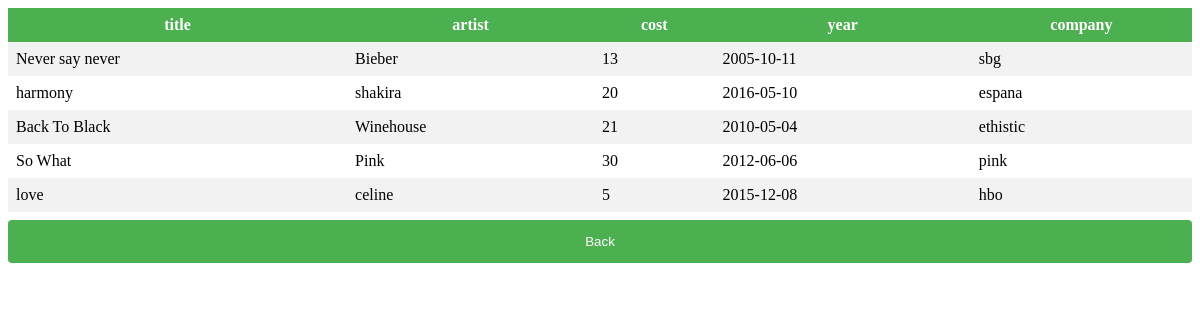
/pop.php, run on the app's committed database.
### tables this page shows
CREATE TABLE `pop` (
  `title` text NOT NULL,
  `artist` text NOT NULL,
  `year` date NOT NULL,
  `company` text NOT NULL,
  `cost` varchar(11) NOT NULL,
  `category` text NOT NULL
);

### pop.php (the view, shortened to what this page needs)
<html>
      <head>
            </head>
<body>
<?php
 $con = mysqli_connect("localhost", "root", "", "cd");
 $sql = "SELECT title,artist,year,company,cost FROM pop";
$result = mysqli_query($con, $sql);
?>
   <table cellpadding="2" cellspacing="2" border="0">
        <tr>
            <th>title</th>
            <th>artist</th>
            <th>cost</th>
            <th>year</th>
            <th>company</th>
       </tr>
        <?php
   if (mysqli_num_rows($result) > 0) {
    while($row = mysqli_fetch_assoc($result)) {
  ?>
     <tr>
            <td><?php echo $row["title"]; ?></td>
            <td><?php echo $row["artist"]; ?></td>
            <td><?php echo $row["cost"]; ?></td>
            <td><?php echo $row["year"]; ?></td>
             <td><?php echo $row["company"]; ?></td>
            </tr>
        <?php     }    }
  ?>
  </table>
 <form action="admin1.php" method="POST">
 <input value="Back" type="submit">
 </form>
 </body>
 </html>

### pop.php (style rules this page uses)
input[type=submit] { width:100%; background-color:4CAF50; color:white; padding:14px 20px; margin:8px 0px; border:none; border-radius:4px; cursor:pointer; }
table { border-collapse:collapse; width:100% }
th,td { textalign:left; padding:8px; }
tr:nth-child(even) { background-color:#f2f2f2 }
th { background-color:#4CAF50; color:white; }

### data on the page
pop: title "Never say never", artist "Bieber", cost "13", year "2005-10-11", company "sbg"
pop: title "harmony", artist "shakira", cost "20", year "2016-05-10", company "espana"
pop: title "Back To Black", artist "Winehouse", cost "21", year "2010-05-04", company "ethistic"
pop: title "So What", artist "Pink", cost "30", year "2012-06-06", company "pink"
pop: title "love", artist "celine", cost "5", year "2015-12-08", company "hbo"
